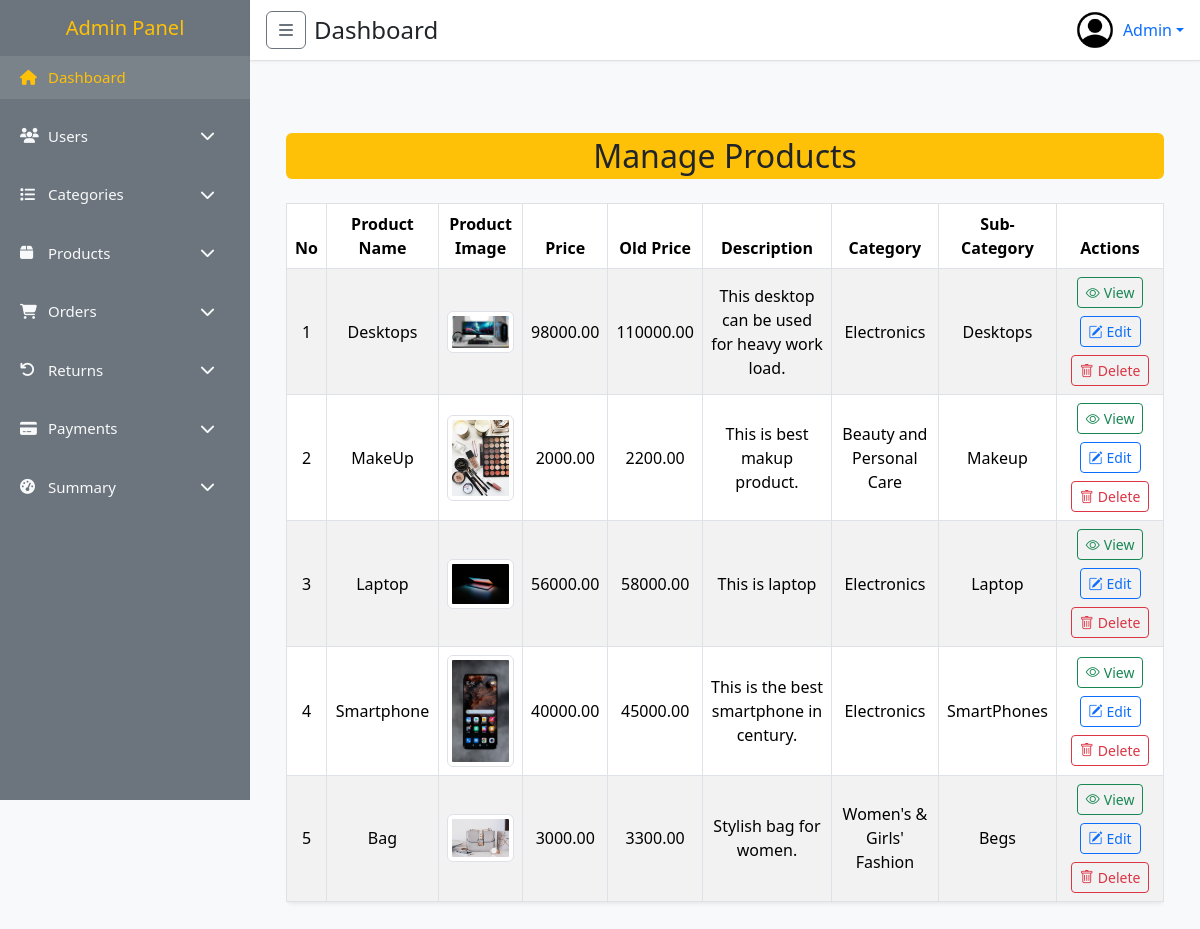
/admin/view_product.php, run on an earlier commit of the app's database.
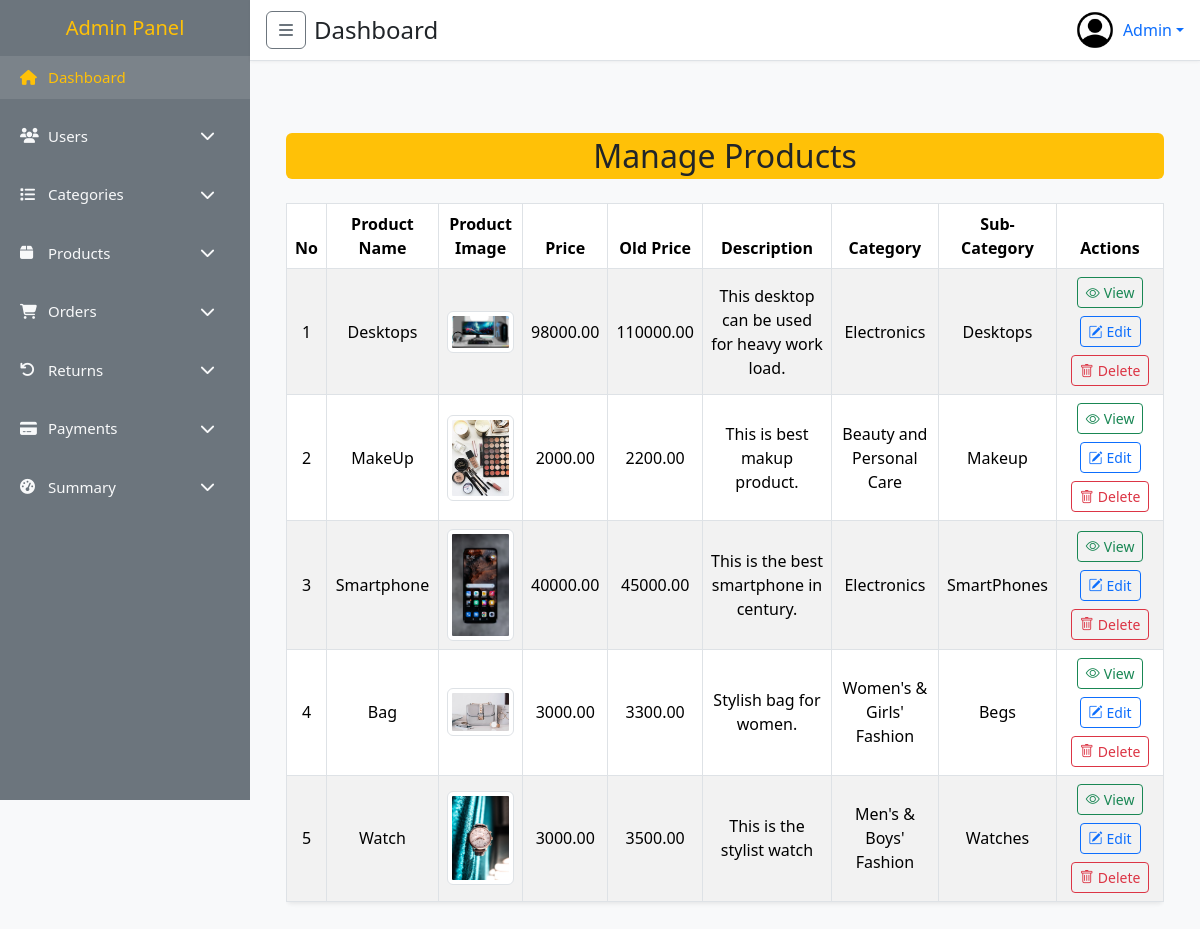
And on a later commit of the database.
### tables this page shows
CREATE TABLE `products` (
  `id` int(11) NOT NULL,
  `user_id` int(11) DEFAULT NULL,
  `name` varchar(255) DEFAULT NULL,
  `images` text DEFAULT NULL,
  `price` decimal(15,2) DEFAULT NULL,
  `old_price` double(15,2) DEFAULT NULL,
  `description` text DEFAULT NULL,
  `category_id` int(11) DEFAULT NULL,
  `sub_category_id` int(11) DEFAULT NULL,
  `created_at` datetime DEFAULT current_timestamp(),
  `updated_at` datetime DEFAULT current_timestamp()
);

CREATE TABLE `categories` (
  `id` int(11) NOT NULL,
  `name` varchar(255) DEFAULT NULL,
  `status` tinyint(1) NOT NULL DEFAULT 1,
  `created_at` datetime DEFAULT current_timestamp(),
  `updated_at` datetime DEFAULT current_timestamp()
);

CREATE TABLE `sub_category` (
  `id` int(11) NOT NULL,
  `name` varchar(255) DEFAULT NULL,
  `category_id` int(11) DEFAULT NULL,
  `created_at` datetime DEFAULT current_timestamp(),
  `updated_at` datetime DEFAULT current_timestamp()
);

### admin/view_product.php (the view, shortened to what this page needs)
<?php
require "inc/he.php";
require "inc/sidebar.php";
require "inc/nav.php";
require "../config/db.php";
$query = "
    SELECT
    products.*,
    categories.name AS category_name,
    sub_category.name AS sub_category_name
FROM
    products
LEFT JOIN
    categories ON products.category_id = categories.id
LEFT JOIN
    sub_category ON products.sub_category_id = sub_category.id;
";
$result = mysqli_query($con, $query);
?>
<main class="p-4">
    <div class="container mt-5">
        <h2 class="mb-4 text-center bg-warning p-1 rounded">Manage Products</h2>
        <div class="table-responsive">
            <table class="table table-striped table-hover table-bordered shadow-sm rounded">
                <thead class="text-center bg-info">
                    <tr>
                        <th>No</th>
                        <th>Product Name</th>
                        <th>Product Image</th>
                        <th>Price</th>
                        <th>Old Price</th>
                        <th>Description</th>
                        <th>Category</th>
                        <th>Sub-Category</th>
                        <th>Actions</th>
                    </tr>
                </thead>
                <tbody>
                    <?php if (mysqli_num_rows($result) > 0): ?>
                        <?php
                        $counter = 1;
                        while ($product = mysqli_fetch_assoc($result)): ?>
                            <tr class="text-center align-middle">
                                <td><?php echo $counter++; ?></td>
                                <td><?= htmlspecialchars($product['name']); ?></td>
                                <td>
                                    <?php if (!empty($product['images'])): ?>
                                        <img src="<?= htmlspecialchars($product['images']); ?>" alt="Product Image" width="80"
                                            class="img-thumbnail">
                                    <?php else: ?>
                                        <span class="text-muted">No image</span>
                                    <?php endif; ?>
                                </td>
                                <td><?= htmlspecialchars($product['price']); ?></td>
                                <td><?= htmlspecialchars($product['old_price']); ?></td>
                                <td><?= htmlspecialchars($product['description']); ?></td>
                                <td><?= htmlspecialchars($product['category_name'] ?? 'N/A'); ?></td>
                                <td><?= htmlspecialchars($product['sub_category_name'] ?? 'N/A'); ?></td>
                                <td>
                                    <div class="d-flex flex-wrap justify-content-center gap-2">
                                        <a href="view_product.php?id=<?= $product['id']; ?>"
                                            class="btn btn-outline-success btn-sm d-flex align-items-center"
                                            data-bs-toggle="tooltip" data-bs-placement="top" title="View Product">
                                            <i class="bi bi-eye me-1"></i> View
                                        </a>
                                        <a href="edit_product.php?id=<?= $product['id']; ?>"
                                            class="btn btn-outline-primary btn-sm d-flex align-items-center"
                                            data-bs-toggle="tooltip" data-bs-placement="top" title="Edit Product">
                                            <i class="bi bi-pencil-square me-1"></i> Edit
                                        </a>
                                        <button class="btn btn-outline-danger btn-sm d-flex align-items-center"
                                            data-bs-toggle="modal" data-bs-target="#deleteModal<?= $product['id']; ?>"
                                            title="Delete Product">
                                            <i class="bi bi-trash me-1"></i> Delete
                                        </button>
                                    </div>
                                </td>
                            </tr>
                        <?php endwhile; ?>
                    <?php else: ?>
                        <tr>
                            <td colspan="8" class="text-center text-muted">No products found.</td>
                        </tr>
                    <?php endif; ?>
                </tbody>
            </table>
        </div>
    </div>
</main>
<link href="https://cdn.jsdelivr.net/npm/bootstrap-icons/font/bootstrap-icons.css" rel="stylesheet">
<?php require "inc/footer.php"; ?>

### admin/inc/he.php (shortened to what this page needs)
<!DOCTYPE html>
<html lang="en">
<head>
  <link href="https://cdn.jsdelivr.net/npm/bootstrap@5.3.2/dist/css/bootstrap.min.css" rel="stylesheet" />
  <link href="https://cdnjs.cloudflare.com/ajax/libs/font-awesome/6.5.0/css/all.min.css" rel="stylesheet" />
</head>
<body>

### admin/inc/sidebar.php (shortened to what this page needs)
<nav class="sidebar-lg d-none d-md-block" id="sidebarDesktop">
  <h5 class="text-center text-warning"><a href="./main.php" class="text-decoration-none text-warning">Admin Panel</a></h5>
  <nav class="nav flex-column mt-3">
    <a href="#" class="nav-link active d-flex align-items-center">
      <i class="fa fa-home me-2"></i> Dashboard
    </a>
    <button class="btn btn-toggle align-items-center mt-3 d-flex w-100"
            data-bs-toggle="collapse"
            data-bs-target="#usersCollapse"
            aria-expanded="false"
            aria-controls="usersCollapse">
      <i class="fa fa-users me-2"></i> Users
      <i class="fa fa-chevron-down ms-auto"></i>
    </button>
    <button class="btn btn-toggle align-items-center mt-3 d-flex w-100"
            data-bs-toggle="collapse"
            data-bs-target="#categoriesCollapse"
            aria-expanded="false"
            aria-controls="categoriesCollapse">
      <i class="fa fa-list me-2"></i> Categories
      <i class="fa fa-chevron-down ms-auto"></i>
    </button>
    <button class="btn btn-toggle align-items-center mt-3 d-flex w-100"
            data-bs-toggle="collapse"
            data-bs-target="#productsCollapse"
            aria-expanded="false"
            aria-controls="productsCollapse">
      <i class="fa fa-box me-2"></i> Products
      <i class="fa fa-chevron-down ms-auto"></i>
    </button>
    <button class="btn btn-toggle align-items-center mt-3 d-flex w-100"
            data-bs-toggle="collapse"
            data-bs-target="#ordersCollapse"
            aria-expanded="false"
            aria-controls="ordersCollapse">
      <i class="fa fa-shopping-cart me-2"></i> Orders
      <i class="fa fa-chevron-down ms-auto"></i>
    </button>
    <button class="btn btn-toggle align-items-center mt-3 d-flex w-100"
            data-bs-toggle="collapse"
            data-bs-target="#returnsCollapse"
            aria-expanded="false"
            aria-controls="returnsCollapse">
      <i class="fa fa-undo me-2"></i> Returns
      <i class="fa fa-chevron-down ms-auto"></i>
    </button>
    <button class="btn btn-toggle align-items-center mt-3 d-flex w-100"
            data-bs-toggle="collapse"
            data-bs-target="#paymentsCollapse"
            aria-expanded="false"
            aria-controls="paymentsCollapse">
      <i class="fa fa-credit-card me-2"></i> Payments
      <i class="fa fa-chevron-down ms-auto"></i>
    </button>
    <button class="btn btn-toggle align-items-center mt-3 d-flex w-100"
            data-bs-toggle="collapse"
            data-bs-target="#summaryCollapse"
            aria-expanded="false"
            aria-controls="summaryCollapse">
      <i class="fa fa-tachometer-alt me-2"></i> Summary
      <i class="fa fa-chevron-down ms-auto"></i>
    </button>
  </nav>
</nav>

### admin/inc/nav.php (shortened to what this page needs)
<div class="content-wrapper">
  <header class="top-navbar">
    <div class="d-flex align-items-center">
      <button class="btn btn-outline-secondary d-none d-md-inline me-2" id="desktopToggle" aria-label="Toggle sidebar">
        <i class="fa fa-bars"></i>
      </button>
      <h4 class="m-0">Dashboard</h4>
    </div>
    <div class="dropdown">
      <a href="#" class="d-flex align-items-center text-decoration-none dropdown-toggle" id="adminMenuLink"
        data-bs-toggle="dropdown" aria-expanded="false" role="button">
        <img src="././media/profile.png" alt="Admin" class="profile-img" />
        <span class="ms-2">Admin</span>
      </a>
    </div>
  </header>

### admin/inc/footer.php (shortened to what this page needs)
</body>
</html>

### admin/inc/he.php (style rules this page uses)
:root { --sidebar-bg: #6c757d; --highlight: #ffc107; --text-light: #f8f9fa; }
body { font-family: 'Segoe UI', sans-serif; background-color: #f8f9fa; overflow-x: hidden; }
.sidebar-lg { width: 250px; background: var(--sidebar-bg); height: 100vh; position: fixed; top: 0; left: 0; padding-top: 1rem; transition: transform 0.3s ease; z-index: 1050; overflow-y: auto; }
.sidebar-lg .nav-link, .sidebar-lg .btn-toggle { color: var(--text-light); padding: 10px 20px; font-size: 15px; text-align: left; width: 100%; border: none; background: none; }
.sidebar-lg .nav-link:hover, .sidebar-lg .btn-toggle:hover, .sidebar-lg .nav-link.active { background: rgba(255, 255, 255, 0.1); color: var(--highlight); }
.sidebar-lg .nav-link i, .sidebar-lg .btn-toggle i { width: 20px; margin-right: 10px; }
.content-wrapper { margin-left: 0; transition: margin-left 0.3s ease; min-height: 100vh; }
@media (min-width: 768px) { .content-wrapper { margin-left: 250px; } }
.top-navbar { background: #fff; padding: 10px 1rem; border-bottom: 1px solid #dee2e6; position: sticky; top: 0; z-index: 1100; display: flex; justify-content: space-between; align-items: center; box-shadow: 0 1px 3px rgba(0, 0, 0, 0.05); }
.profile-img { width: 40px; height: 40px; object-fit: cover; border-radius: 50%; }

What changed in the data, as far as the page shows it:
removed products: name "Laptop", images (picture), price "56000.00", old_price "58000.00", description "This is laptop", category.name "Electronics", sub_category.name "Laptop"
added products: name "Watch", images (picture), price "3000.00", old_price "3500.00", description "This is the stylist watch", category.name "Men's & Boys' Fashion", sub_category.name "Watches"
